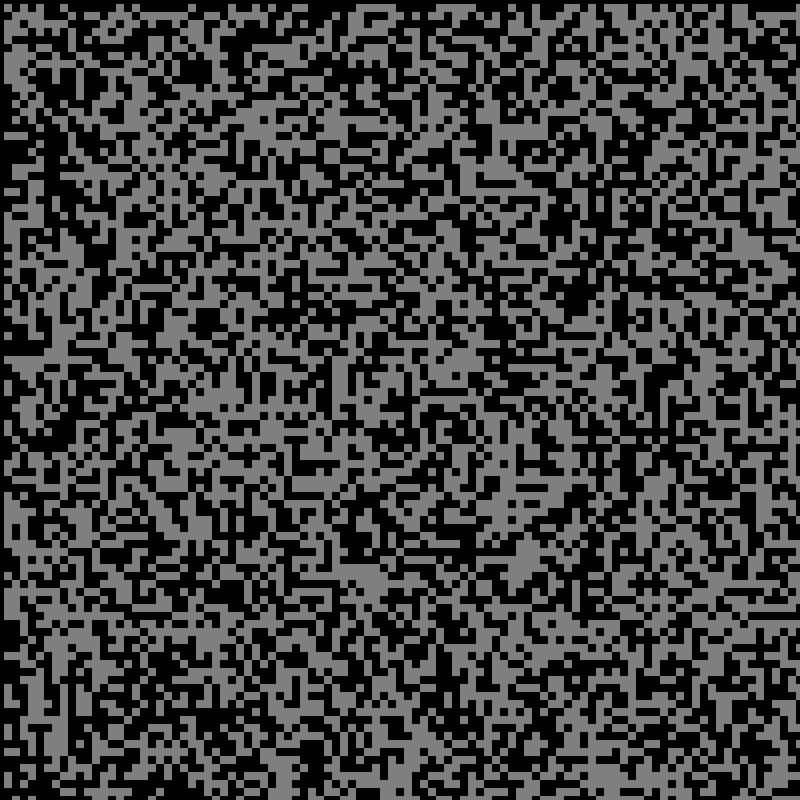
Frame 1 (no input)
Frame 60 (the mouse pressed at the canvas centre just before this capture): identical to frame 1, image omitted
Frame 120 (the mouse held since frame 60 and released just before this capture): identical to frame 1, image omitted

The Processing sketch that drew this single still picture (run headless with seeded random() and noise(); from frame 60 on, the mouse is pressed at the canvas centre):

// Processing sketch: processing_129519
// ── processing_129519.pde

/**
 This is an implementation of the Brian's Brain, again loosely based
 on the implementation in "Generative Art" by Matt Pearson.
 
This is largely the same as the implementation of Game of Life. The main
differences are
- three state cells
- different rules
- black background
- removal of mouse editor
 
 C. Andrews
 2014-01-21
 **/

int numCellsX = 100; // the number of cells across
int numCellsY = 100; // the number of cells down

float cellWidth, cellHeight; // the size of the cells
Cell[] cells; // the array of all cells stored in row major order
boolean paused = true; // a control to pause simulation

void setup() {
  size(800, 800);

  cellWidth = (float)width / numCellsX;
  cellHeight = (float)height / numCellsY;
  // call the reset fucntion to initialize the world
  reset();
}

/**
 This function creates all of our Cells and established the
 relationship between them and their neighbors.
 **/
void reset() {
  // create the new array
  cells = new Cell[numCellsX * numCellsY];

  // we use a nested for loop so we can visit each cell based
  // on its coordinates in the grid
  for (int j = 0; j < numCellsY; j++) {
    for (int i = 0; i < numCellsX; i++) {
      // calculate the actual index in the array
      int index = i + j*numCellsX;
      // add in a new Cell to the array
      cells[index] = new Cell(i, j);


      // This adds the neighbors. Since we are doing this as we
      // are populating the array, not all neighbors are available
      // yet. So we do the three above and the one behind. Since this cell
      // are ahead of these, they will not have added this cell yet
      // either, so we do a reciprocal add, adding in both directions 
      // at once.

      // Also note that on the borders, we just ignore neighbors
      // that don't exist
      int neighborIndex;

      // upper left - one row up and one column back
      neighborIndex = index - numCellsX - 1;
      if (i - 1 >= 0 && j - 1 >= 0) {

        cells[index].addNeighbor( cells[neighborIndex]);
        cells[neighborIndex].addNeighbor(cells[index]);
      }

      // directly above
      neighborIndex++;
      if (j - 1 >= 0) {
        cells[index].addNeighbor( cells[neighborIndex]);
        cells[neighborIndex].addNeighbor(cells[index]);
      }

      // upper right
      neighborIndex++;
      if (i + 1 < numCellsX && j - 1 >= 0) {
        cells[index].addNeighbor( cells[neighborIndex]);
        cells[neighborIndex].addNeighbor(cells[index]);
      }

      // immediately behind
      neighborIndex = index - 1;
      if (i - 1 >= 0) {
        cells[index].addNeighbor( cells[neighborIndex]);
        cells[neighborIndex].addNeighbor(cells[index]);
      }
    }
  }
}

/**
 If the simulation is not paused, this updates all of the Cells.
 
 Paused or not, this then draws all of the cells. This separation
 allows us to selectively turn on and off Cells when the simulation
 is paused.
 **/
void draw() {
  background(0);

  if (! paused) {
    for (Cell cell: cells) {
      cell.update();
    }
  }

  for (Cell cell: cells) {

    cell.paint();
  }
}


/**
 This class manages all of the behavior of our cells.
 
 The change the from the GoL is that state is no longer
 binary, so we need to represent state with an int. The three
 valid states are 
 0 - off
 1 - firing
 2 - resting
 
 **/
class Cell {
  int state; // current state (0,1, or 2)
  int nextState; // the state we will transition to
  float x, y; // location on the canvas

  Cell[] neighbors; // an array of all neighbors
  int numNeighbors; // the number of neighbors

  /**
   The constructor.
   
   We initialize this with the grid position. It converts this to 
   an x,y position on the canvas. It also initializes the neighbor
   array and the state variables.
   **/

  Cell(int i, int j) {
    state = int(random(2)); // randomly set to firing (1) or off (0)
    nextState = state;   
    x = i*cellWidth + cellWidth/2;
    y = j*cellHeight + cellHeight/2;
    neighbors = new Cell[8];
    numNeighbors =0;
  }


  /**
   This function adds a neighbor to the array.
   **/
  void addNeighbor(Cell neighbor) {
    neighbors[numNeighbors] = neighbor;
    numNeighbors++;
  }


  /**
   This is similar to GoL in that we count the active
   neighbors and then change state accordingly.
   
   Our rules now are 
    if we are off, and two neighbors are firing, advance to firing
    if we are firing, advance to resting
    if we are resting, advance to off
   **/
  void update() {

    if (state == 0) {
      int firingCount = 0;
      for (int i = 0; i < numNeighbors;i++) {
        if (neighbors[i].state == 1) {
          firingCount++;
        }
      }

      if (firingCount == 2) {
        nextState = 1;
      }
      else {
        nextState = 0;
      }
    } 
    else if (state == 1) {
      nextState = 2;
    } 
    else if (state == 2) {
      nextState = 0;
    }
  }

  /**
   The paint function paints the cell based on the state. 
   
   We also take this moment to update the state based on nextState.
   We wait until here to make sure all cells have calculated their
   nextState before we change state.
   **/
  void paint() {
    
    noStroke();
    state = nextState;
    if (state == 0) {
      //fill(0);
      noFill();
    }
    else if (state == 1) {
      fill(127);
    }
    else {
      fill(255);
    }
    rect(x, y, cellWidth, cellHeight);
  }
}




/**
 This handles the key presses.
 
 If the 'p' key is pressed this pauses the simulation.
 
 If the 'r' key is pressed all of the Cells are thrown away and
 new ones are created to replace them.
 **/
void keyPressed() {
  switch(key) {
  case 'p':
    paused = !paused;
    break;

  case 'r':
    paused =true;
    reset();
    break;
  }
}
